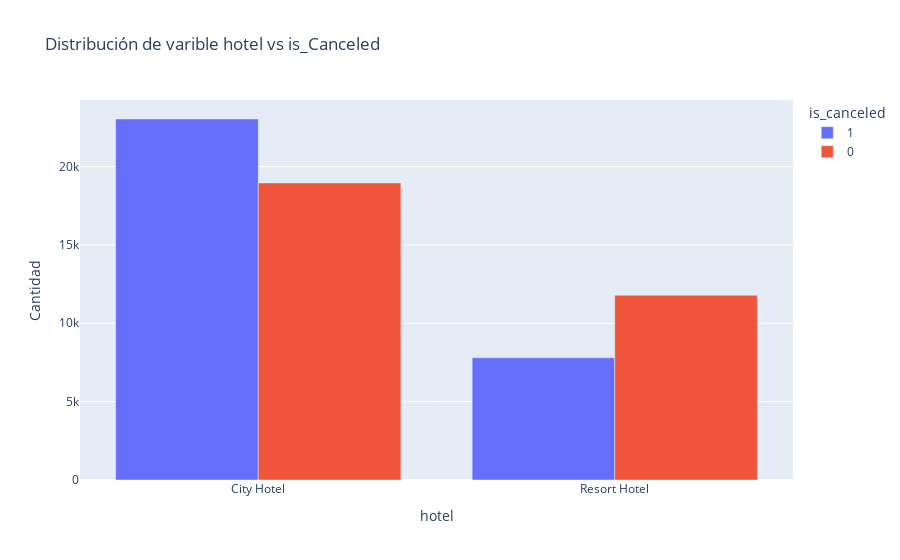
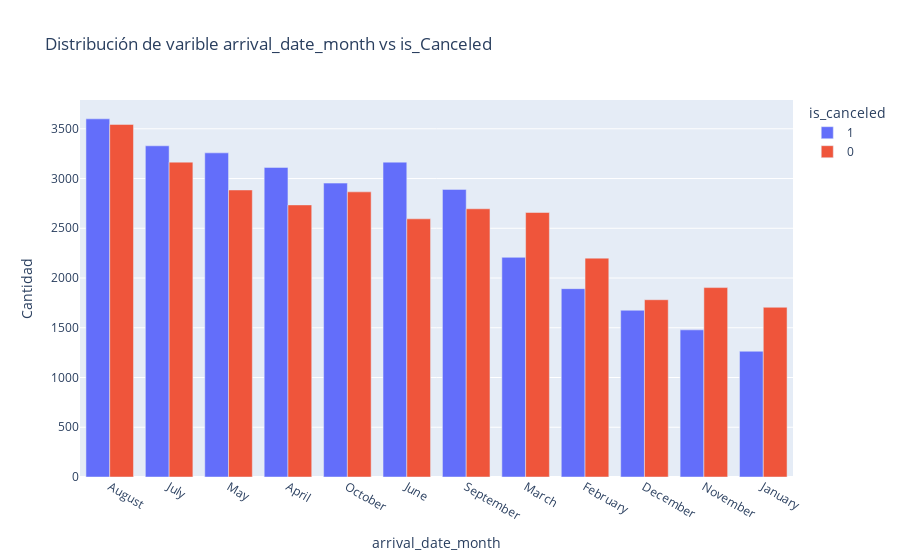
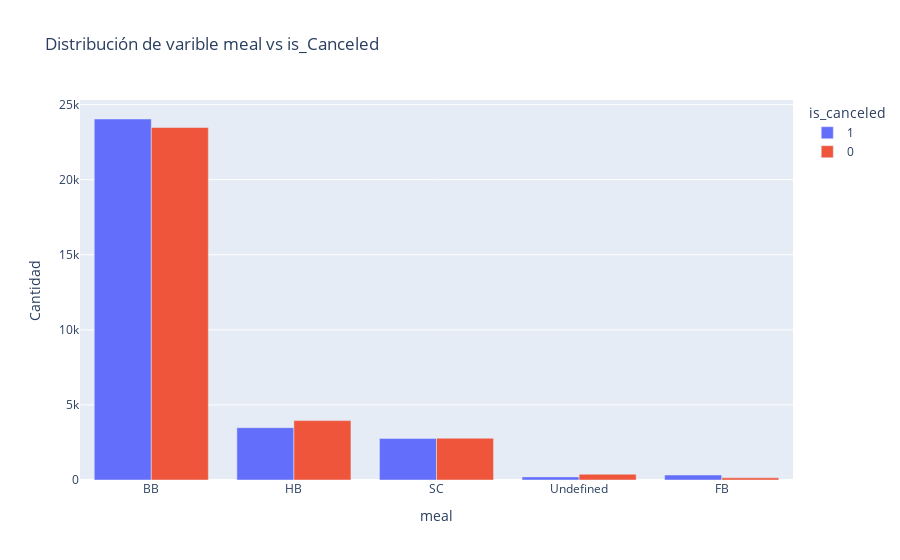
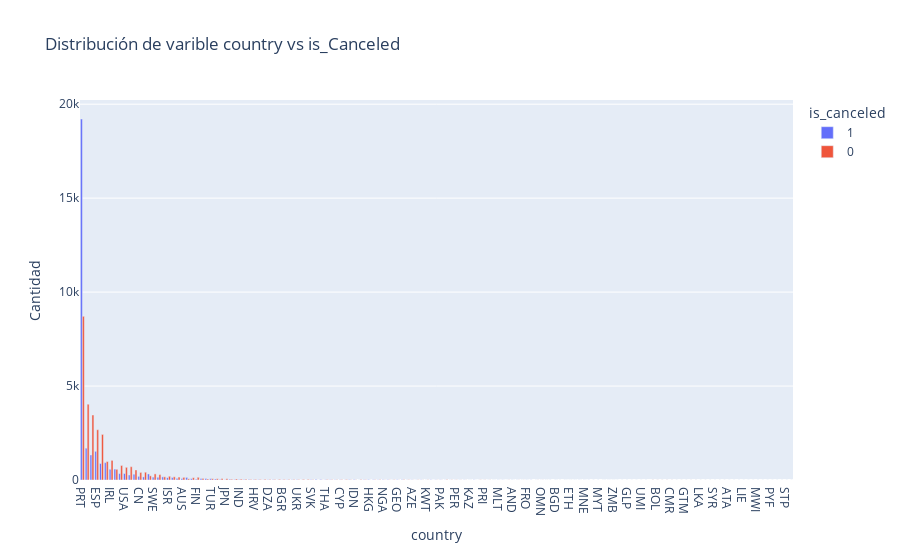

The cell these charts' notebook holds for them, in order:
### Markdown cell above
### Variables Categoricas

Veamos como se comportan las variables categoricas con respecto a su estado de reserva. Teniendo en cuenta lo recien visto

### Code cell
def print_categorical_value_count(data: pd.DataFrame, column: str, subdivision: str):
  categorical_column_info = pd.merge(
    data.groupby(column)[subdivision].value_counts().reset_index(name="Cantidad"),
    data[column].value_counts().reset_index(name="total").rename(columns={"index": column}),
    on=column,
  ).sort_values(["total", subdivision], ascending=False)
  categorical_column_info["percentage"] = categorical_column_info["Cantidad"] / categorical_column_info["total"]
  categorical_column_info[subdivision] = categorical_column_info[subdivision].astype(str)
  px.bar(
    categorical_column_info,
    x=column,
    y="Cantidad",
    color=subdivision,
    hover_data={"percentage":":.2r"},
    barmode='group',
    title= "Distribución de varible " + column + " vs is_Canceled"
  ).show()

categorical_cols = [
  'hotel',
  'arrival_date_month',
  'meal',
  'country',
  'market_segment', # market_segment tiene info casi identica a distribution_channel
  'distribution_channel',
  'reserved_room_type',
  'assigned_room_type',
  'deposit_type',
  'customer_type',
  "agent", # marcado como categorica en el paper (agent id)
  "is_repeated_guest", # marcado como categorica en el paper (true false value)
  "arrival_date_day_of_month", # dia del mes (lo veo como una categoria de 31 valores posibles)
  'arrival_date_week_number', # week number (lo veo como una categoria de 53 valores posible)
  # "company", # marcado como categorica en el paper (company id) se borro del df
  
]
  # arrival_date_month + arrival_date_day_of_month me parece que tienen la misma info
  # arrival_date_week_number con diferente granularidad

for cat in categorical_cols:
  print_categorical_value_count(df_hotel, cat, "is_canceled")

### Figure 1 — Plotly figure (JSON) as saved in the notebook; plotly's stock layout.template omitted (floating-point values rounded to 4 significant figures)
{"data": [{"alignmentgroup": "True", "customdata": [[0.5486], [0.3982]], "hovertemplate": "is_canceled=1<br>hotel=%{x}<br>Cantidad=%{y}<br>percentage=%{customdata[0]:.2r}<extra></extra>", "legendgroup": "1", "marker": {"color": "#636efa", "pattern": {"shape": ""}}, "name": "1", "offsetgroup": "1", "orientation": "v", "showlegend": true, "textposition": "auto", "type": "bar", "x": ["City Hotel", "Resort Hotel"], "xaxis": "x", "y": [23033, 7796], "yaxis": "y"}, {"alignmentgroup": "True", "customdata": [[0.4514], [0.6018]], "hovertemplate": "is_canceled=0<br>hotel=%{x}<br>Cantidad=%{y}<br>percentage=%{customdata[0]:.2r}<extra></extra>", "legendgroup": "0", "marker": {"color": "#EF553B", "pattern": {"shape": ""}}, "name": "0", "offsetgroup": "0", "orientation": "v", "showlegend": true, "textposition": "auto", "type": "bar", "x": ["City Hotel", "Resort Hotel"], "xaxis": "x", "y": [18954, 11783], "yaxis": "y"}], "layout": {"barmode": "group", "legend": {"title": {"text": "is_canceled"}, "tracegroupgap": 0}, "title": {"text": "Distribución de varible hotel vs is_Canceled"}, "xaxis": {"anchor": "y", "domain": [0, 1], "title": {"text": "hotel"}}, "yaxis": {"anchor": "x", "domain": [0, 1], "title": {"text": "Cantidad"}}}}

### Figure 2 — Plotly figure (JSON) as saved in the notebook; plotly's stock layout.template omitted (floating-point values rounded to 4 significant figures)
{"data": [{"alignmentgroup": "True", "customdata": [[0.5039], [0.5126], [0.5304], [0.5322], [0.5076], [0.5495], [0.5175], [0.4537], [0.4625], [0.4847], [0.4372], [0.4256]], "hovertemplate": "is_canceled=1<br>arrival_date_month=%{x}<br>Cantidad=%{y}<br>percentage=%{customdata[0]:.2r}<extra></extra>", "legendgroup": "1", "marker": {"color": "#636efa", "pattern": {"shape": ""}}, "name": "1", "offsetgroup": "1", "orientation": "v", "showlegend": true, "textposition": "auto", "type": "bar", "x": ["August", "July", "May", "April", "October", "June", "September", "March", "February", "December", "November", "January"], "xaxis": "x", "y": [3600, 3329, 3258, 3112, 2954, 3165, 2891, 2208, 1893, 1676, 1479, 1264], "yaxis": "y"}, {"alignmentgroup": "True", "customdata": [[0.4961], [0.4874], [0.4696], [0.4678], [0.4924], [0.4505], [0.4825], [0.5463], [0.5375], [0.5153], [0.5628], [0.5744]], "hovertemplate": "is_canceled=0<br>arrival_date_month=%{x}<br>Cantidad=%{y}<br>percentage=%{customdata[0]:.2r}<extra></extra>", "legendgroup": "0", "marker": {"color": "#EF553B", "pattern": {"shape": ""}}, "name": "0", "offsetgroup": "0", "orientation": "v", "showlegend": true, "textposition": "auto", "type": "bar", "x": ["August", "July", "May", "April", "October", "June", "September", "March", "February", "December", "November", "January"], "xaxis": "x", "y": [3544, 3165, 2885, 2735, 2866, 2595, 2696, 2659, 2200, 1782, 1904, 1706], "yaxis": "y"}], "layout": {"barmode": "group", "legend": {"title": {"text": "is_canceled"}, "tracegroupgap": 0}, "title": {"text": "Distribución de varible arrival_date_month vs is_Canceled"}, "xaxis": {"anchor": "y", "domain": [0, 1], "title": {"text": "arrival_date_month"}}, "yaxis": {"anchor": "x", "domain": [0, 1], "title": {"text": "Cantidad"}}}}

### Figure 3 — Plotly figure (JSON) as saved in the notebook; plotly's stock layout.template omitted (floating-point values rounded to 4 significant figures)
{"data": [{"alignmentgroup": "True", "customdata": [[0.506], [0.4683], [0.4985], [0.3508], [0.6981]], "hovertemplate": "is_canceled=1<br>meal=%{x}<br>Cantidad=%{y}<br>percentage=%{customdata[0]:.2r}<extra></extra>", "legendgroup": "1", "marker": {"color": "#636efa", "pattern": {"shape": ""}}, "name": "1", "offsetgroup": "1", "orientation": "v", "showlegend": true, "textposition": "auto", "type": "bar", "x": ["BB", "HB", "SC", "Undefined", "FB"], "xaxis": "x", "y": [24040, 3483, 2766, 207, 333], "yaxis": "y"}, {"alignmentgroup": "True", "customdata": [[0.494], [0.5317], [0.5015], [0.6492], [0.3019]], "hovertemplate": "is_canceled=0<br>meal=%{x}<br>Cantidad=%{y}<br>percentage=%{customdata[0]:.2r}<extra></extra>", "legendgroup": "0", "marker": {"color": "#EF553B", "pattern": {"shape": ""}}, "name": "0", "offsetgroup": "0", "orientation": "v", "showlegend": true, "textposition": "auto", "type": "bar", "x": ["BB", "HB", "SC", "Undefined", "FB"], "xaxis": "x", "y": [23473, 3954, 2783, 383, 144], "yaxis": "y"}], "layout": {"barmode": "group", "legend": {"title": {"text": "is_canceled"}, "tracegroupgap": 0}, "title": {"text": "Distribución de varible meal vs is_Canceled"}, "xaxis": {"anchor": "y", "domain": [0, 1], "title": {"text": "meal"}}, "yaxis": {"anchor": "x", "domain": [0, 1], "title": {"text": "Cantidad"}}}}

### Figure 4 — Plotly figure (JSON) as saved in the notebook; plotly's stock layout.template omitted (floating-point values rounded to 4 significant figures; data arrays with more than 128 entries replaced by an {"elided": "..."} marker saying what was removed)
{"data": [{"alignmentgroup": "True", "customdata": [[0.688], [0.2955], [0.2786], [0.3632], [0.2658], [0.484], [0.3532], [0.5052], [0.3061], [0.3379], [0.2738], [0.3637], [0.325], [0.285], [0.5919], [0.3215], [0.3287], [0.4985], [0.3801], [0.4352], [0.358], [0.3548], [0.69], [0.3711], [0.2421], [0.5067], [0.597], [0.5075], [0.45], [0.3019], [0.2048], [0.5125], [0.3117], [0.3714], [0.4], [0.5179], [0.38], [0.4091], [0.2045], [0.3333], [0.4103], [0.1622], [0.2778], [0.3333], [0.3143], [0.4412], [0.1212], [0.06061], [0.5152], [0.9375], [0.8387], [0.4194], [0.5], [0.3929], [0.3704], [0.1923], [0.68], [0.7083], [0.1667], [0.4783], [0.9091], [0.5455], [0.4737], [0.6842], [0.6316], [0.3125], [0.8], [0.5], [0.2143], [0.6923], [0.3846], [0.6923], [0.3333], [0.9167], [0.5833], [0.7273], [0.3], [0.2], [0.3], [0.5556], [0.6667], [0.3333], [0.8889], [0.125], [0.25], [0.2857], [0.8571], [0.7143], [0.8571], [0.1667], [0.8], [0.4], [0.4], [0.8], [1], [0.25], [0.25], [0.5], [1], [0.6667], [1], [0.6667], [0.3333], [0.6667], [0.6667], [0.6667], [1], [1], [1], [0.5], [0.5], [0.5], [1], [1], [1], [1], [1], [1], [1]], "hovertemplate": "is_canceled=1<br>country=%{x}<br>Cantidad=%{y}<br>percentage=%{customdata[0]:.2r}<extra></extra>", "legendgroup": "1", "marker": {"color": "#636efa", "pattern": {"shape": ""}}, "name": "1", "offsetgroup": "1", "orientation": "v", "showlegend": true, "textposition": "auto", "type": "bar", "x": ["PRT", "GBR", "FRA", "ESP", "DEU", "ITA", "IRL", "BRA", "BEL", "USA", "NLD", "CHE", "CN", "AUT", "CHN", "SWE", "POL", "RUS", "ISR", "NOR", "ROU", "AUS", "AGO", "DNK", "FIN", "LUX", "MAR", "TUR", "HUN", "ARG", "JPN", "KOR", "CZE", "IND", "GRC", "ZAF", "HRV", "COL", "MEX", "DZA", "IRN", "LTU", "BGR", "EST", "CHL", "UKR", "NZL", "SRB", "SVK", "ARE", "SAU", "THA", "MOZ", "SVN", "CYP", "LVA", "PHL", "IDN", "ISL", "TWN", "HKG", "SGP", "EGY", "NGA", "TUN", "URY", "GEO", "LBN", "MYS", "AZE", "BLR", "CPV", "KWT", "MAC", "VEN", "PAK", "ECU", "JOR", "PER", "DOM", "GIB", "KAZ", "QAT", "CRI", "PRI", "ALB", "MDV", "MLT", "SEN", "MKD", "AND", "ARM", "BIH", "FRO", "JEY", "MUS", "OMN", "TZA", "BEN", "BGD", "BHR", "CIV", "ETH", "GAB", "KEN", "MNE", "TJK", "GGY", "MYT", "SYC", "VNM", "ZMB", "FJI", "GHA", "GLP", "HND", "IMN", "UMI", "VGB"], "xaxis": "x", "y": [19212, 1692, 1336, 1526, 878, 923, 570, 581, 341, 344, 267, 307, 194, 165, 322, 154, 141, 167, 122, 131, 87, 77, 138, 72, 46, 76, 80, 68, 54, 32, 17, 41, 24, 26, 24, 29, 19, 18, 9, 14, 16, 6, 10, 12, 11, 15, 4, 2, 17, 30, 26, 13, 14, 11, 10, 5, 17, 17, 4, 11, 20, 12, 9, 13, 12, 5, 12, 7, 3, 9, 5, 9, 4, 11, 7, 8, 3, 2, 3, 5, 6, 3, 8, 1, 2, 2, 6, 5, 6, 1, 4, 2, 2, 4, 5, 1, 1, 2, 3, 2, 3, 2, 1, 2, 2, 2, 3, 2, 2, 1, 1, 1, 1, 1, 1, 1, 1, 1, 1], "yaxis": "y"}, {"alignmentgroup": "True", "customdata": {"elided": "136x1 float values"}, "hovertemplate": "is_canceled=0<br>country=%{x}<br>Cantidad=%{y}<br>percentage=%{customdata[0]:.2r}<extra></extra>", "legendgroup": "0", "marker": {"color": "#EF553B", "pattern": {"shape": ""}}, "name": "0", "offsetgroup": "0", "orientation": "v", "showlegend": true, "textposition": "auto", "type": "bar", "x": {"elided": "136 str values"}, "xaxis": "x", "y": {"elided": "136 int values"}, "yaxis": "y"}], "layout": {"barmode": "group", "legend": {"title": {"text": "is_canceled"}, "tracegroupgap": 0}, "title": {"text": "Distribución de varible country vs is_Canceled"}, "xaxis": {"anchor": "y", "domain": [0, 1], "title": {"text": "country"}}, "yaxis": {"anchor": "x", "domain": [0, 1], "title": {"text": "Cantidad"}}}}
